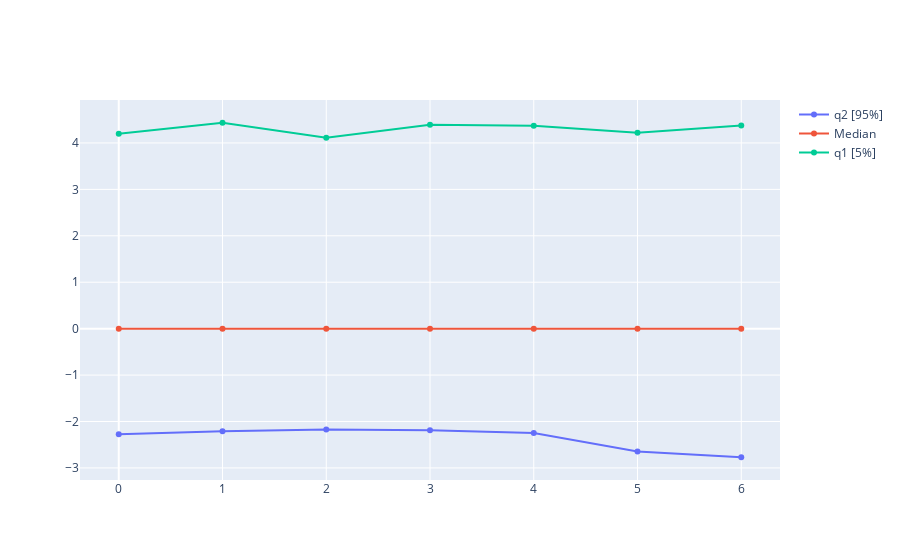

The notebook cell saved with this chart:
### Code cell
# Create traces
fig = go.Figure()
fig.add_trace(go.Scatter(x=df_weekday_stats["dt_start_utc"], y=df_weekday_stats["voality_q2"],
                    mode='lines+markers', 
                    name='q2 [95%]'))

fig.add_trace(go.Scatter(x=df_weekday_stats["dt_start_utc"], y=df_weekday_stats["voality_median"],
                    mode='lines+markers',
                    name='Median'))

fig.add_trace(go.Scatter(x=df_weekday_stats["dt_start_utc"], y=df_weekday_stats["voality_q1"],
                    mode='lines+markers',
                    name='q1 [5%]' ))


fig.show()

### Figure 1 — Plotly figure (JSON) as saved in the notebook; plotly's stock layout.template omitted (floating-point values rounded to 4 significant figures)
{"data": [{"mode": "lines+markers", "name": "q2 [95%]", "type": "scatter", "x": [0, 1, 2, 3, 4, 5, 6], "y": [-2.276, -2.212, -2.175, -2.187, -2.247, -2.645, -2.77]}, {"mode": "lines+markers", "name": "Median", "type": "scatter", "x": [0, 1, 2, 3, 4, 5, 6], "y": [0, 0, 0, 0, 0, 0, 0]}, {"mode": "lines+markers", "name": "q1 [5%]", "type": "scatter", "x": [0, 1, 2, 3, 4, 5, 6], "y": [4.197, 4.435, 4.11, 4.39, 4.37, 4.218, 4.375]}], "layout": {"autosize": true, "xaxis": {"autorange": true, "range": [-0.3763, 6.376], "type": "linear"}, "yaxis": {"autorange": true, "range": [-3.365, 5.03], "type": "linear"}}}
